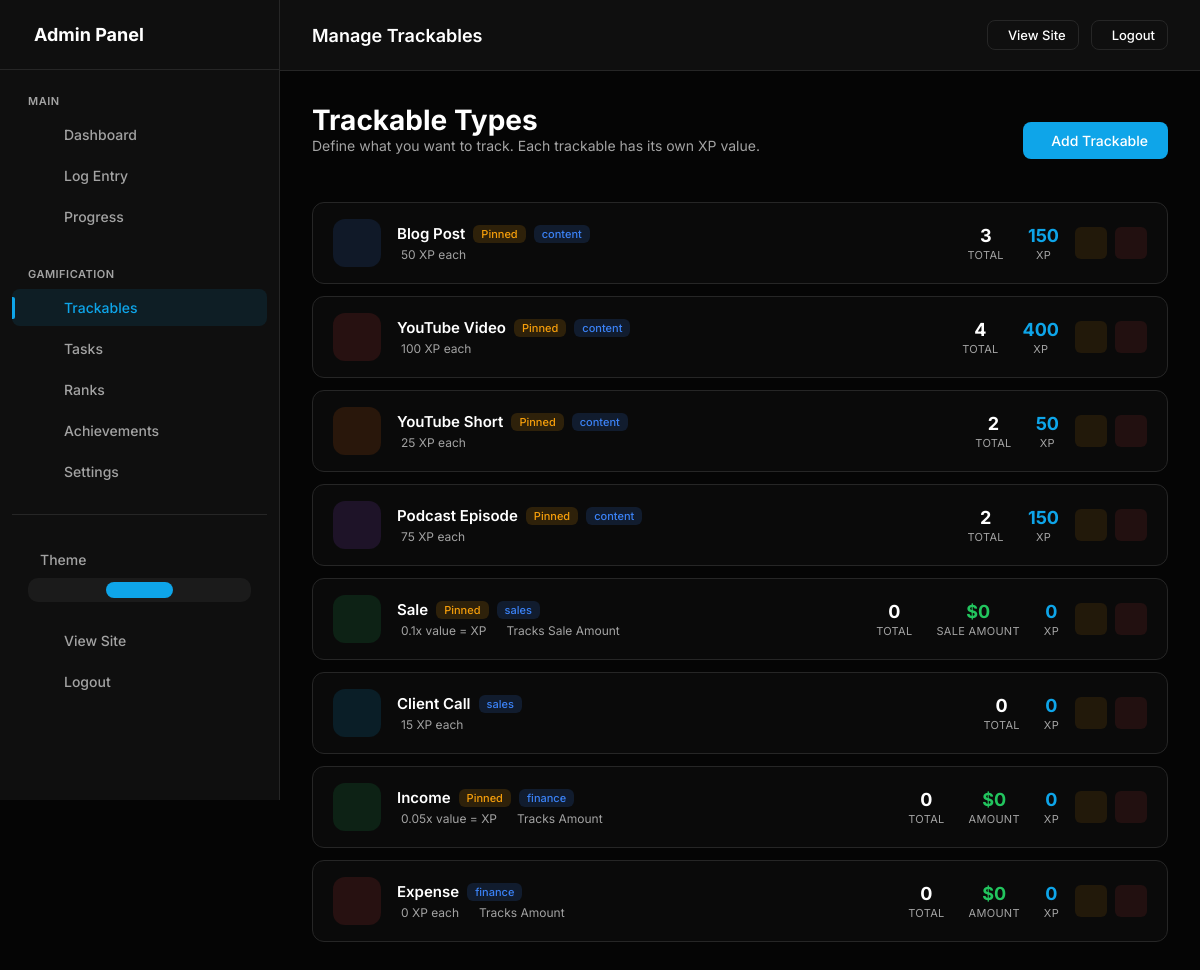
The app's page /admin/trackables (signed in) with its own data.
### models.py (models this page shows, shortened)
class TrackableType(db.Model):
    __tablename__ = 'trackable_types'
    id = db.Column(db.Integer, primary_key=True)
    user_id = db.Column(db.Integer, db.ForeignKey('users.id'), nullable=False, index=True)
    name = db.Column(db.String(100), nullable=False)  # "Blog Post", "YouTube Short", "Sale", etc.
    slug = db.Column(db.String(100), nullable=False)  # "blog_post", "youtube_short", "sale"
    description = db.Column(db.String(500))
    category = db.Column(db.String(50), default='content')  # 'content', 'task', 'metric', 'sales', 'finance'
    xp_per_unit = db.Column(db.Integer, default=10)  # Base XP earned per item
    xp_mode = db.Column(db.String(20), default='fixed')  # 'fixed', 'value_based', 'tiered'
    xp_multiplier = db.Column(db.Float, default=1.0)
    tiers_config = db.Column(db.Text)  # JSON: [{"name": "Bronze", "min": 0, "xp": 10}, {"name": "Silver", "min": 100, "xp": 50}]
    track_value = db.Column(db.Boolean, default=False)  # Track monetary/numeric value?
    value_label = db.Column(db.String(50), default='Value')  # "Price", "Amount", "Revenue", etc.
    value_prefix = db.Column(db.String(10), default='$')  # Currency symbol or unit
    value_suffix = db.Column(db.String(10), default='')  # e.g., "hrs", "units"
    icon = db.Column(db.String(50), default='ph-star')  # Phosphor icon name
    color = db.Column(db.String(20), default='#0ea5e9')  # Hex color
    emoji = db.Column(db.String(10))  # Optional emoji
    is_countable = db.Column(db.Boolean, default=True)  # Can you count multiple?
    track_duration = db.Column(db.Boolean, default=False)  # Track time/duration?
    track_views = db.Column(db.Boolean, default=False)  # Track views?
    allows_negative = db.Column(db.Boolean, default=False)  # Allow negative values (for expenses)?
    daily_goal = db.Column(db.Integer, default=0)  # Daily target (0 = no goal)
    weekly_goal = db.Column(db.Integer, default=0)  # Weekly target
    monthly_goal = db.Column(db.Integer, default=0)  # Monthly target
    value_goal = db.Column(db.Float, default=0)  # Value-based goal (e.g., $1000 in sales)
    display_order = db.Column(db.Integer, default=0)
    is_active = db.Column(db.Boolean, default=True)
    is_pinned = db.Column(db.Boolean, default=False)  # Show on dashboard
    created_at = db.Column(db.DateTime, default=datetime.utcnow)
    updated_at = db.Column(db.DateTime, default=datetime.utcnow, onupdate=datetime.utcnow)
    entries = db.relationship('TrackableEntry', backref='trackable_type', lazy=True, cascade='all, delete-orphan')
    def get_total_count(self):
        return sum(e.count for e in self.entries)
    def get_total_value(self):
        return sum(e.value or 0 for e in self.entries)
    def calculate_xp_for_entry(self, count=1, value=0):
        if self.xp_mode == 'fixed':
            return count * self.xp_per_unit
        elif self.xp_mode == 'value_based' and value:
            return int(abs(value) * (self.xp_multiplier or 1.0))
        return count * self.xp_per_unit
    def get_total_xp(self):
        return sum(e.get_xp() for e in self.entries)

class TrackableEntry(db.Model):
    __tablename__ = 'trackable_entries'
    id = db.Column(db.Integer, primary_key=True)
    user_id = db.Column(db.Integer, db.ForeignKey('users.id'), nullable=False, index=True)
    trackable_type_id = db.Column(db.Integer, db.ForeignKey('trackable_types.id'), nullable=False, index=True)
    date = db.Column(db.Date, nullable=False, default=date.today, index=True)
    count = db.Column(db.Integer, default=1)  # How many (usually 1)
    value = db.Column(db.Float, default=0)  # Monetary or numeric value
    title = db.Column(db.String(300))  # Optional title/description
    notes = db.Column(db.Text)
    url = db.Column(db.String(500))  # Link to the content
    duration_minutes = db.Column(db.Integer, default=0)
    views = db.Column(db.Integer, default=0)
    tier_name = db.Column(db.String(50))
    created_at = db.Column(db.DateTime, default=datetime.utcnow)
    updated_at = db.Column(db.DateTime, default=datetime.utcnow, onupdate=datetime.utcnow)
    def get_xp(self):
        if self.trackable_type:
            return self.trackable_type.calculate_xp_for_entry(self.count, self.value)
        return 0

### app.py (the view)
    @app.route('/admin/trackables')
    @admin_required
    def admin_trackables():
        trackables = TrackableType.query.filter_by(
            user_id=current_user.id
        ).order_by(TrackableType.display_order).all()
        return render_template('admin/trackables.html', trackables=trackables)

### templates/admin/trackables.html (shortened to what this page needs)
{% extends "admin/base.html" %}
{% block page_title %}Manage Trackables{% endblock %}
{% block content %}
<div class="page-header">
    <div>
        <h1 class="page-title">Trackable Types</h1>
        <p class="page-intro">Define what you want to track. Each trackable has its own XP value.</p>
    </div>
    <div class="page-actions">
        <a href="{{ url_for('admin_trackable_add') }}" class="btn btn-primary">
             Add Trackable
        </a>
    </div>
</div>
{% if trackables %}
<div class="trackables-list">
    {% for trackable in trackables %}
    <div class="trackable-row {% if not trackable.is_active %}inactive{% endif %}">
        <div class="trackable-icon-box" style="background: {{ trackable.color }}20; color: {{ trackable.color }}">
        </div>
        <div class="trackable-info">
            <div class="trackable-name">
                {{ trackable.name }}
                {% if trackable.is_pinned %}
                <span class="badge badge-pinned"> Pinned</span>
                {% endif %}
                <span class="badge badge-category">{{ trackable.category }}</span>
            </div>
            <div class="trackable-meta">
                {% if trackable.xp_mode == 'value_based' %}
                <span> {{ trackable.xp_multiplier }}x value = XP</span>
                {% else %}
                <span> {{ trackable.xp_per_unit }} XP each</span>
                {% endif %}
                {% if trackable.track_value %}
                <span> Tracks {{ trackable.value_label }}</span>
                {% endif %}
            </div>
        </div>
        <div class="trackable-stats">
            <div class="stat-item">
                <div class="stat-item-value">{{ trackable.get_total_count() }}</div>
                <div class="stat-item-label">Total</div>
            </div>
            {% if trackable.track_value %}
            <div class="stat-item">
                <div class="stat-item-value" style="color: #22c55e">{{ trackable.value_prefix }}{{ trackable.get_total_value()|format_number }}</div>
                <div class="stat-item-label">{{ trackable.value_label }}</div>
            </div>
            {% endif %}
            <div class="stat-item">
                <div class="stat-item-value" style="color: var(--accent)">{{ trackable.get_total_xp()|format_number }}</div>
                <div class="stat-item-label">XP</div>
            </div>
        </div>
        <div class="trackable-actions">
            <a href="{{ url_for('admin_trackable_edit', id=trackable.id) }}" class="action-btn edit" title="Edit">
            </a>
            <form action="{{ url_for('admin_trackable_delete', id=trackable.id) }}" method="post"
                  onsubmit="return confirmDelete(this, 'Trackable')" style="display: inline;">
                <button type="submit" class="action-btn delete" title="Delete">
                </button>
            </form>
        </div>
    </div>
    {% endfor %}
</div>
{% endif %}
{% endblock %}

### templates/admin/base.html (style rules this page uses)
:root, [data-theme="dark"] { --bg-body: #050505; --bg-card: #0f0f0f; --bg-card-hover: #141414; --border: #262626; --accent: #e90e0e; --accent-rgb: 233, 14, 14; --accent-hover: #c70202; --text-main: #ffffff; --text-muted: #a3a3a3; --font-sans: 'Inter', sans-serif; --font-mono: 'JetBrains Mono', monospace; --success: #10b981; --warning: #f59e0b; --danger: #ef4444; }
* { margin: 0; padding: 0; box-sizing: border-box; }
body { background-color: var(--bg-body); color: var(--text-main); font-family: var(--font-sans); overflow-x: hidden; -webkit-font-smoothing: antialiased; min-height: 100vh; }
a { text-decoration: none; color: inherit; transition: 0.3s; }
button { border: none; background: none; cursor: pointer; font-family: inherit; }
.page-header { display: flex; justify-content: space-between; align-items: center; margin-bottom: 24px; flex-wrap: wrap; gap: 16px; }
.page-title { font-size: 28px; font-weight: 700; }
.page-actions { display: flex; gap: 12px; align-items: center; }
.action-btn { width: 32px; height: 32px; border-radius: 6px; display: flex; align-items: center; justify-content: center; transition: all 0.2s; cursor: pointer; border: 1px solid transparent; }
.action-btn.edit { background: rgba(245,158,11,0.1); color: #f59e0b; }
.action-btn.delete { background: rgba(239,68,68,0.1); color: #ef4444; }
.btn { padding: 10px 20px; border-radius: 8px; font-size: 14px; font-weight: 500; transition: all 0.3s ease; display: inline-flex; align-items: center; gap: 8px; cursor: pointer; border: none; }
.btn-primary { background: var(--accent); color: #fff; }

### templates/admin/trackables.html (style rules this page uses)
.page-intro { margin-bottom: 24px; color: var(--text-muted); font-size: 14px; }
.trackables-list { display: flex; flex-direction: column; gap: 12px; }
.trackable-row { background: rgba(255, 255, 255, 0.02); border: 1px solid var(--border); border-radius: 12px; padding: 16px 20px; display: flex; align-items: center; gap: 16px; transition: all 0.2s; }
.trackable-icon-box { width: 48px; height: 48px; border-radius: 12px; display: flex; align-items: center; justify-content: center; font-size: 24px; flex-shrink: 0; }
.trackable-info { flex: 1; min-width: 0; }
.trackable-name { font-weight: 600; font-size: 15px; margin-bottom: 4px; display: flex; align-items: center; gap: 8px; }
.trackable-meta { font-size: 12px; color: var(--text-muted); display: flex; gap: 16px; flex-wrap: wrap; }
.trackable-meta span { display: flex; align-items: center; gap: 4px; }
.trackable-stats { display: flex; gap: 24px; text-align: center; }
.stat-item { display: flex; flex-direction: column; gap: 2px; }
.stat-item-value { font-size: 18px; font-weight: 700; }
.stat-item-label { font-size: 11px; color: var(--text-muted); text-transform: uppercase; letter-spacing: 0.3px; }
.trackable-actions { display: flex; gap: 8px; }
.badge { padding: 2px 8px; border-radius: 6px; font-size: 11px; font-weight: 500; }
.badge-pinned { background: rgba(245, 158, 11, 0.15); color: #f59e0b; }
.badge-category { background: rgba(59, 130, 246, 0.15); color: #3b82f6; }

### records on screen
TrackableType: name "Blog Post", is_pinned "Pinned", category "content", xp_per_unit "50", get_total_count "3", get_total_xp "150"
TrackableType: name "YouTube Video", is_pinned "Pinned", category "content", xp_per_unit "100", get_total_count "4", get_total_xp "400"
TrackableType: name "YouTube Short", is_pinned "Pinned", category "content", xp_per_unit "25", get_total_count "2", get_total_xp "50"
TrackableType: name "Podcast Episode", is_pinned "Pinned", category "content", xp_per_unit "75", get_total_count "2", get_total_xp "150"
TrackableType: name "Sale", is_pinned "Pinned", category "sales", xp_multiplier "0.1", value_label "Sale Amount", get_total_count "0", value_prefix "$", get_total_value "0", value_label "SALE AMOUNT", get_total_xp "0"
TrackableType: name "Client Call", category "sales", xp_per_unit "15", get_total_count "0", get_total_xp "0"
TrackableType: name "Income", is_pinned "Pinned", category "finance", xp_multiplier "0.05", value_label "Amount", get_total_count "0", value_prefix "$", get_total_value "0", value_label "AMOUNT", get_total_xp "0"
TrackableType: name "Expense", category "finance", xp_per_unit "0", value_label "Amount", get_total_count "0", value_prefix "$", get_total_value "0", value_label "AMOUNT", get_total_xp "0"
